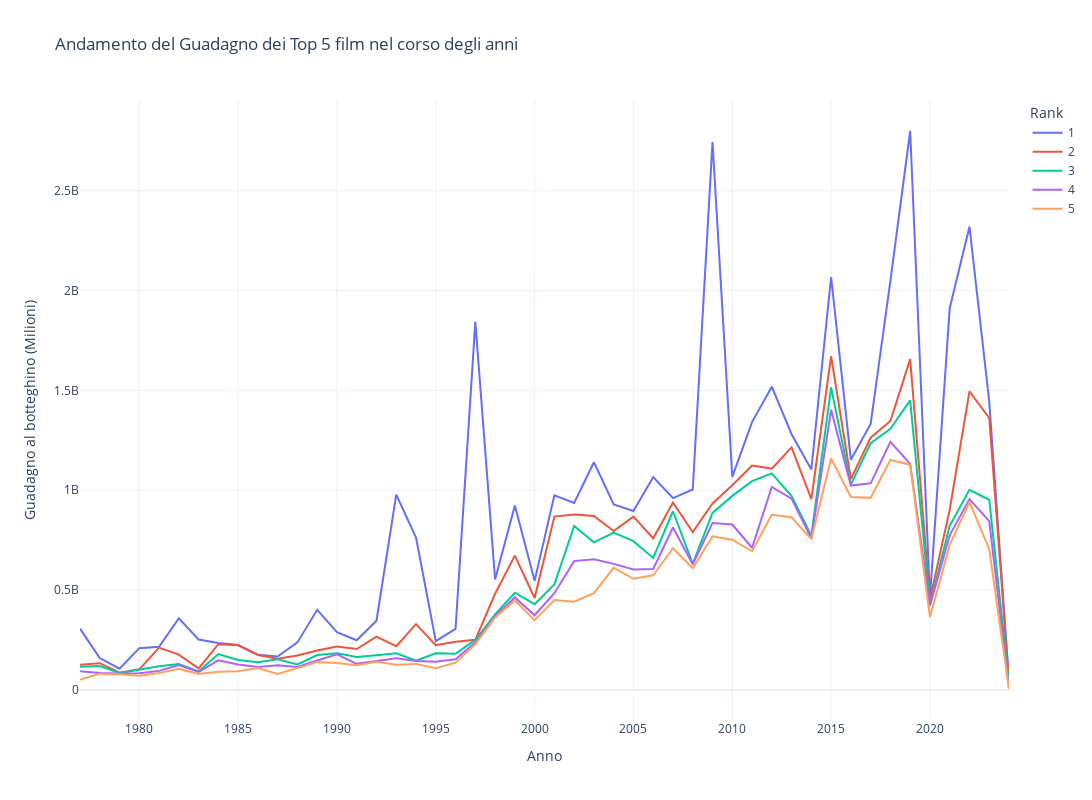

Notebook source saved alongside this figure:
### Code cell
# Unimi 2023/2024
# Progetto di Visualizzazione Scientifica
# 984605 Pomayay Gabonal Angello Fernando 
# 01553A Mbaye Serigne Darou

import pandas as pd
import plotly.express as px
import re

# Soppressione degli avvertimenti
import warnings
warnings.simplefilter(action='ignore', category=FutureWarning)

def plot_top_movies_trends(selected_ranks):
    top_movies_data = []

    for year in range(1977, 2025):
        file_path = f'../csv_guadagni/ranking_summary_{year}.csv'

        try:
            df_data = pd.read_csv(file_path)
            df_data['worldwide'] = df_data['worldwide'].replace('[\$,]', '', regex=True).astype(float)
            df_data = df_data.sort_values(by='worldwide', ascending=False)

            match = re.search(r'_(\d{4})\.csv', file_path)
            if match:
                plot_year = int(match.group(1))
            else:
                plot_year = None

            for index, row in df_data.head(5).iterrows():
                if row['rank'] in selected_ranks:
                    top_movies_data.append({'Year': plot_year, 'Earnings': row['worldwide'],
                                            'Title': row['title'], 'Rank': row['rank']})
        except FileNotFoundError:
            print(f"File not found for year {year}")
            continue

    top_movies_df = pd.DataFrame(top_movies_data)
    top_movies_df = top_movies_df.sort_values(by=['Year', 'Rank'])

    fig = px.line(top_movies_df, x='Year', y='Earnings', color='Rank',
                  labels={'Year': 'Anno', 'Earnings': 'Guadagno al botteghino (Milioni)'},
                  title='Andamento del Guadagno dei Top 5 film nel corso degli anni',
                  hover_data={'Title': True, 'Earnings': ':,.2f', 'Rank': True},
                  height=800,
                  width= 1500,
                  template="plotly_white") 

    fig.update_traces(marker=dict(color='black'), selector=dict(type='scatter', mode='markers'))
    fig.write_html("../file_html/top_movies_trends.html")
    fig.show()

#Selezioni i rank da mostrare
plot_top_movies_trends([1, 2, 3, 4, 5])

### Figure 1 — Plotly figure (JSON) as saved in the notebook; plotly's stock layout.template omitted (floating-point values rounded to 4 significant figures)
{"data": [{"customdata": [["Star Wars: Episode IV - A New Hope", 1], ["Grease", 1], ["Kramer vs. Kramer", 1], ["Star Wars: Episode V - The Empire Strikes Back", 1], ["Superman II", 1], ["E.T. the Extra-Terrestrial", 1], ["Star Wars: Episode VI - Return of the Jedi", 1], ["Beverly Hills Cop", 1], ["Out of Africa", 1], ["Top Gun", 1], ["Three Men and a Baby", 1], ["Who Framed Roger Rabbit", 1], ["Batman", 1], ["Home Alone", 1], ["Beauty and the Beast", 1], ["Aladdin", 1], ["Jurassic Park", 1], ["The Lion King", 1], ["Toy Story", 1], ["Independence Day", 1], ["Titanic", 1], ["Armageddon", 1], ["Star Wars: Episode I - The Phantom Menace", 1], ["Mission: Impossible II", 1], ["Harry Potter and the Sorcerer's Stone", 1], ["The Lord of the Rings: The Two Towers", 1], ["The Lord of the Rings: The Return of the King", 1], ["Shrek 2", 1], ["Harry Potter and the Goblet of Fire", 1], ["Pirates of the Caribbean: Dead Man's Chest", 1], ["Pirates of the Caribbean: At World's End", 1], ["The Dark Knight", 1], ["Avatar", 1], ["Toy Story 3", 1], ["Harry Potter and the Deathly Hallows: Part 2", 1], ["The Avengers", 1], ["Frozen", 1], ["Transformers: Age of Extinction", 1], ["Star Wars: Episode VII - The Force Awakens", 1], ["Captain America: Civil War", 1], ["Star Wars: Episode VIII - The Last Jedi", 1], ["Avengers: Infinity War", 1], ["Avengers: Endgame", 1], ["The Eight Hundred", 1], ["Spider-Man: No Way Home", 1], ["Avatar: The Way of Water", 1], ["Barbie", 1], ["Mean Girls", 1]], "hovertemplate": "Rank=%{customdata[1]}<br>Anno=%{x}<br>Guadagno al botteghino (Milioni)=%{y:,.2f}<br>Title=%{customdata[0]}<extra></extra>", "legendgroup": "1", "line": {"color": "#636efa", "dash": "solid"}, "marker": {"symbol": "circle"}, "mode": "lines", "name": "1", "orientation": "v", "showlegend": true, "x": [1977, 1978, 1979, 1980, 1981, 1982, 1983, 1984, 1985, 1986, 1987, 1988, 1989, 1990, 1991, 1992, 1993, 1994, 1995, 1996, 1997, 1998, 1999, 2000, 2001, 2002, 2003, 2004, 2005, 2006, 2007, 2008, 2009, 2010, 2011, 2012, 2013, 2014, 2015, 2016, 2017, 2018, 2019, 2020, 2021, 2022, 2023, 2024], "xaxis": "x", "y": [307300000.0, 160000000.0, 106300000.0, 209400000.0, 216400000.0, 359200000.0, 252600000.0, 234800000.0, 225500000.0, 176900000.0, 167800000.0, 238100000.0, 401200000.0, 288900000.0, 248800000.0, 346500000.0, 978200000.0, 763500000.0, 244700000.0, 306200000.0, 1843000000.0, 553700000.0, 924300000.0, 546400000.0, 974800000.0, 936700000.0, 1141000000.0, 929000000.0, 895900000.0, 1066000000.0, 961000000.0, 1004000000.0, 2744000000.0, 1067000000.0, 1342000000.0, 1519000000.0, 1281000000.0, 1104000000.0, 2068000000.0, 1153000000.0, 1333000000.0, 2048000000.0, 2799000000.0, 461400000.0, 1912000000.0, 2320000000.0, 1446000000.0, 43940000.0], "yaxis": "y", "type": "scatter"}, {"customdata": [["Smokey and the Bandit", 2], ["Superman", 2], ["The Amityville Horror", 2], ["9 to 5", 2], ["Raiders of the Lost Ark", 2], ["Tootsie", 2], ["Terms of Endearment", 2], ["Ghostbusters", 2], ["Back to the Future", 2], ["Crocodile Dundee", 2], ["Fatal Attraction", 2], ["Rain Man", 2], ["Indiana Jones and the Last Crusade", 2], ["Ghost", 2], ["Terminator 2: Judgment Day", 2], ["Batman Returns", 2], ["Mrs. Doubtfire", 2], ["Forrest Gump", 2], ["Apollo 13", 2], ["Twister", 2], ["Bean", 2], ["Saving Private Ryan", 2], ["The Sixth Sense", 2], ["Gladiator", 2], ["The Lord of the Rings: The Fellowship of the Ring", 2], ["Harry Potter and the Chamber of Secrets", 2], ["Finding Nemo", 2], ["Harry Potter and the Prisoner of Azkaban", 2], ["Star Wars: Episode III - Revenge of the Sith", 2], ["The Da Vinci Code", 2], ["Harry Potter and the Order of the Phoenix", 2], ["Indiana Jones and the Kingdom of the Crystal Skull", 2], ["Harry Potter and the Half-Blood Prince", 2], ["Alice in Wonderland", 2], ["Transformers: Dark of the Moon", 2], ["Skyfall", 2], ["Iron Man 3", 2], ["The Hobbit: The Battle of the Five Armies", 2], ["Jurassic World", 2], ["Rogue One: A Star Wars Story", 2], ["Beauty and the Beast", 2], ["Black Panther", 2], ["The Lion King", 2], ["Demon Slayer: Kimetsu no Yaiba - The Movie: Mugen Train", 2], ["The Battle at Lake Changjin", 2], ["Top Gun: Maverick", 2], ["The Super Mario Bros. Movie", 2], ["The Beekeeper", 2]], "hovertemplate": "Rank=%{customdata[1]}<br>Anno=%{x}<br>Guadagno al botteghino (Milioni)=%{y:,.2f}<br>Title=%{customdata[0]}<extra></extra>", "legendgroup": "2", "line": {"color": "#EF553B", "dash": "solid"}, "marker": {"symbol": "circle"}, "mode": "lines", "name": "2", "orientation": "v", "showlegend": true, "x": [1977, 1978, 1979, 1980, 1981, 1982, 1983, 1984, 1985, 1986, 1987, 1988, 1989, 1990, 1991, 1992, 1993, 1994, 1995, 1996, 1997, 1998, 1999, 2000, 2001, 2002, 2003, 2004, 2005, 2006, 2007, 2008, 2009, 2010, 2011, 2012, 2013, 2014, 2015, 2016, 2017, 2018, 2019, 2020, 2021, 2022, 2023, 2024], "xaxis": "x", "y": [126700000.0, 134200000.0, 86430000.0, 103300000.0, 212200000.0, 177200000.0, 108400000.0, 229400000.0, 223300000.0, 174800000.0, 156600000.0, 172800000.0, 197200000.0, 217600000.0, 204800000.0, 266800000.0, 219200000.0, 329700000.0, 223800000.0, 241700000.0, 251200000.0, 481800000.0, 672800000.0, 460600000.0, 868400000.0, 879000000.0, 871000000.0, 795600000.0, 868400000.0, 760000000.0, 938200000.0, 790700000.0, 934000000.0, 1025000000.0, 1124000000.0, 1109000000.0, 1215000000.0, 956000000.0, 1670000000.0, 1056000000.0, 1264000000.0, 1347000000.0, 1657000000.0, 453200000.0, 902500000.0, 1496000000.0, 1362000000.0, 43790000.0], "yaxis": "y", "type": "scatter"}, {"customdata": [["Close Encounters of the Third Kind", 3], ["National Lampoon's Animal House", 3], ["Rocky II", 3], ["Stir Crazy", 3], ["On Golden Pond", 3], ["An Officer and a Gentleman", 3], ["Flashdance", 3], ["Indiana Jones and the Temple of Doom", 3], ["Rambo: First Blood Part II", 3], ["Platoon", 3], ["Beverly Hills Cop II", 3], ["Coming to America", 3], ["Dead Poets Society", 3], ["Dances with Wolves", 3], ["Robin Hood: Prince of Thieves", 3], ["Home Alone 2: Lost in New York", 3], ["The Fugitive", 3], ["True Lies", 3], ["Batman Forever", 3], ["Mission: Impossible", 3], ["Men in Black", 3], ["Godzilla", 3], ["Toy Story 2", 3], ["Cast Away", 3], ["Monsters, Inc.", 3], ["Spider-Man", 3], ["The Matrix Reloaded", 3], ["Spider-Man 2", 3], ["The Chronicles of Narnia: The Lion, the Witch and the Wardrobe", 3], ["Ice Age: The Meltdown", 3], ["Spider-Man 3", 3], ["Kung Fu Panda", 3], ["Ice Age: Dawn of the Dinosaurs", 3], ["Harry Potter and the Deathly Hallows: Part 1", 3], ["Pirates of the Caribbean: On Stranger Tides", 3], ["The Dark Knight Rises", 3], ["Despicable Me 2", 3], ["Guardians of the Galaxy", 3], ["Furious 7", 3], ["Finding Dory", 3], ["The Fate of the Furious", 3], ["Jurassic World: Fallen Kingdom", 3], ["Frozen II", 3], ["Bad Boys for Life", 3], ["Hi, Mom", 3], ["Jurassic World Dominion", 3], ["Oppenheimer", 3], ["Night Swim", 3]], "hovertemplate": "Rank=%{customdata[1]}<br>Anno=%{x}<br>Guadagno al botteghino (Milioni)=%{y:,.2f}<br>Title=%{customdata[0]}<extra></extra>", "legendgroup": "3", "line": {"color": "#00cc96", "dash": "solid"}, "marker": {"symbol": "circle"}, "mode": "lines", "name": "3", "orientation": "v", "showlegend": true, "x": [1977, 1978, 1979, 1980, 1981, 1982, 1983, 1984, 1985, 1986, 1987, 1988, 1989, 1990, 1991, 1992, 1993, 1994, 1995, 1996, 1997, 1998, 1999, 2000, 2001, 2002, 2003, 2004, 2005, 2006, 2007, 2008, 2009, 2010, 2011, 2012, 2013, 2014, 2015, 2016, 2017, 2018, 2019, 2020, 2021, 2022, 2023, 2024], "xaxis": "x", "y": [116400000.0, 120100000.0, 85180000.0, 101300000.0, 119300000.0, 129800000.0, 92920000.0, 179900000.0, 150400000.0, 138500000.0, 153700000.0, 128200000.0, 175000000.0, 184200000.0, 165500000.0, 173600000.0, 183900000.0, 146300000.0, 184000000.0, 181000000.0, 250700000.0, 379000000.0, 487100000.0, 429600000.0, 528800000.0, 821700000.0, 739400000.0, 788600000.0, 745000000.0, 661000000.0, 895000000.0, 631700000.0, 886700000.0, 972100000.0, 1046000000.0, 1085000000.0, 970800000.0, 772800000.0, 1515000000.0, 1029000000.0, 1236000000.0, 1308000000.0, 1450000000.0, 426500000.0, 822000000.0, 1002000000.0, 952600000.0, 31900000.0], "yaxis": "y", "type": "scatter"}, {"customdata": [["Saturday Night Fever", 4], ["Every Which Way But Loose", 4], ["Star Trek: The Motion Picture", 4], ["Airplane!", 4], ["Arthur", 4], ["Rocky III", 4], ["Trading Places", 4], ["Gremlins", 4], ["Rocky IV", 4], ["The Karate Kid Part II", 4], ["Good Morning, Vietnam", 4], ["Big", 4], ["Lethal Weapon 2", 4], ["Pretty Woman", 4], ["The Silence of the Lambs", 4], ["Lethal Weapon 3", 4], ["The Firm", 4], ["The Santa Clause", 4], ["Pocahontas", 4], ["Jerry Maguire", 4], ["Batman & Robin", 4], ["There's Something About Mary", 4], ["The Matrix", 4], ["What Women Want", 4], ["Shrek", 4], ["Star Wars: Episode II - Attack of the Clones", 4], ["Pirates of the Caribbean: The Curse of the Black Pearl", 4], ["The Incredibles", 4], ["War of the Worlds", 4], ["Casino Royale", 4], ["Shrek the Third", 4], ["Hancock", 4], ["Transformers: Revenge of the Fallen", 4], ["Inception", 4], ["The Twilight Saga: Breaking Dawn - Part 1", 4], ["The Hobbit: An Unexpected Journey", 4], ["The Hobbit: The Desolation of Smaug", 4], ["Maleficent", 4], ["Avengers: Age of Ultron", 4], ["Zootopia", 4], ["Despicable Me 3", 4], ["Incredibles 2", 4], ["Spider-Man: Far from Home", 4], ["My People, My Homeland", 4], ["No Time to Die", 4], ["Doctor Strange in the Multiverse of Madness", 4], ["Guardians of the Galaxy Vol. 3", 4], ["Kleks Academy", 4]], "hovertemplate": "Rank=%{customdata[1]}<br>Anno=%{x}<br>Guadagno al botteghino (Milioni)=%{y:,.2f}<br>Title=%{customdata[0]}<extra></extra>", "legendgroup": "4", "line": {"color": "#ab63fa", "dash": "solid"}, "marker": {"symbol": "circle"}, "mode": "lines", "name": "4", "orientation": "v", "showlegend": true, "x": [1977, 1978, 1979, 1980, 1981, 1982, 1983, 1984, 1985, 1986, 1987, 1988, 1989, 1990, 1991, 1992, 1993, 1994, 1995, 1996, 1997, 1998, 1999, 2000, 2001, 2002, 2003, 2004, 2005, 2006, 2007, 2008, 2009, 2010, 2011, 2012, 2013, 2014, 2015, 2016, 2017, 2018, 2019, 2020, 2021, 2022, 2023, 2024], "xaxis": "x", "y": [94210000.0, 85200000.0, 82260000.0, 83450000.0, 95460000.0, 124100000.0, 90400000.0, 148200000.0, 127900000.0, 115100000.0, 123900000.0, 115000000.0, 147300000.0, 178400000.0, 130700000.0, 144700000.0, 158300000.0, 144800000.0, 141600000.0, 154000000.0, 238200000.0, 369900000.0, 463500000.0, 374100000.0, 484600000.0, 645300000.0, 654300000.0, 631400000.0, 603900000.0, 606000000.0, 813400000.0, 629400000.0, 836300000.0, 828300000.0, 712200000.0, 1017000000.0, 958400000.0, 758400000.0, 1403000000.0, 1024000000.0, 1035000000.0, 1243000000.0, 1132000000.0, 422400000.0, 774200000.0, 955800000.0, 845600000.0, 6825000.0], "yaxis": "y", "type": "scatter"}, {"customdata": [["A Bridge Too Far", 5], ["Heaven Can Wait", 5], ["Alien", 5], ["Any Which Way You Can", 5], ["Stripes", 5], ["Porky's", 5], ["Superman III", 5], ["The Karate Kid", 5], ["The Color Purple", 5], ["Star Trek IV: The Voyage Home", 5], ["Moonstruck", 5], ["Twins", 5], ["Look Who's Talking", 5], ["Teenage Mutant Ninja Turtles", 5], ["City Slickers", 5], ["A Few Good Men", 5], ["Sleepless in Seattle", 5], ["The Flintstones", 5], ["Ace Ventura: When Nature Calls", 5], ["Ransom", 5], ["The Lost World: Jurassic Park", 5], ["A Bug's Life", 5], ["Tarzan", 5], ["Dinosaur", 5], ["Ocean's Eleven", 5], ["Men in Black II", 5], ["Bruce Almighty", 5], ["The Passion of the Christ", 5], ["King Kong", 5], ["Night at the Museum", 5], ["Transformers", 5], ["Mamma Mia!", 5], ["2012", 5], ["Shrek Forever After", 5], ["Mission: Impossible - Ghost Protocol", 5], ["Ice Age: Continental Drift", 5], ["The Hunger Games: Catching Fire", 5], ["The Hunger Games: Mockingjay - Part 1", 5], ["Minions", 5], ["The Jungle Book", 5], ["Jumanji: Welcome to the Jungle", 5], ["Aquaman", 5], ["Captain Marvel", 5], ["Tenet", 5], ["F9: The Fast Saga", 5], ["Minions: The Rise of Gru", 5], ["Fast X", 5], ["Alienoid: The Return to the Future", 5]], "hovertemplate": "Rank=%{customdata[1]}<br>Anno=%{x}<br>Guadagno al botteghino (Milioni)=%{y:,.2f}<br>Title=%{customdata[0]}<extra></extra>", "legendgroup": "5", "line": {"color": "#FFA15A", "dash": "solid"}, "marker": {"symbol": "circle"}, "mode": "lines", "name": "5", "orientation": "v", "showlegend": true, "x": [1977, 1978, 1979, 1980, 1981, 1982, 1983, 1984, 1985, 1986, 1987, 1988, 1989, 1990, 1991, 1992, 1993, 1994, 1995, 1996, 1997, 1998, 1999, 2000, 2001, 2002, 2003, 2004, 2005, 2006, 2007, 2008, 2009, 2010, 2011, 2012, 2013, 2014, 2015, 2016, 2017, 2018, 2019, 2020, 2021, 2022, 2023, 2024], "xaxis": "x", "y": [50750000.0, 81640000.0, 78940000.0, 70690000.0, 85300000.0, 105500000.0, 80250000.0, 90820000.0, 94180000.0, 109700000.0, 80640000.0, 111900000.0, 140100000.0, 135300000.0, 124000000.0, 141400000.0, 126700000.0, 130500000.0, 108400000.0, 136500000.0, 229100000.0, 363300000.0, 448200000.0, 349800000.0, 450700000.0, 441800000.0, 484600000.0, 611500000.0, 556900000.0, 574500000.0, 709700000.0, 610000000.0, 769700000.0, 752600000.0, 694700000.0, 877200000.0, 865000000.0, 755400000.0, 1159000000.0, 966600000.0, 962100000.0, 1152000000.0, 1128000000.0, 365300000.0, 726200000.0, 940200000.0, 704900000.0, 4772000.0], "yaxis": "y", "type": "scatter"}], "layout": {"xaxis": {"anchor": "y", "domain": [0.0, 1.0], "title": {"text": "Anno"}}, "yaxis": {"anchor": "x", "domain": [0.0, 1.0], "title": {"text": "Guadagno al botteghino (Milioni)"}}, "legend": {"title": {"text": "Rank"}, "tracegroupgap": 0}, "title": {"text": "Andamento del Guadagno dei Top 5 film nel corso degli anni"}, "height": 800, "width": 1500}}
